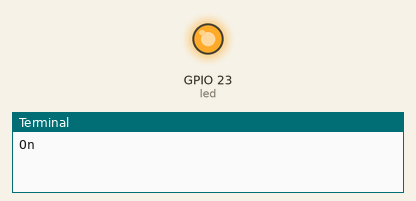
Simulated run of this program. Board: Raspberry Pi (BCM pin numbers). Shown: output pins drawn as LEDs (lit = HIGH), the last lines printed to the terminal.

Above: at 0.5 s.
At 6.0 s:
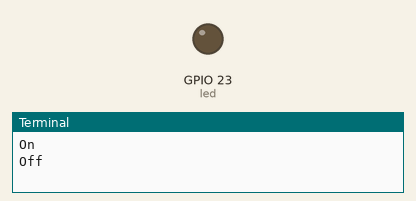
Timing chart, 0 to 14.3 s (numbered marks = the images above):
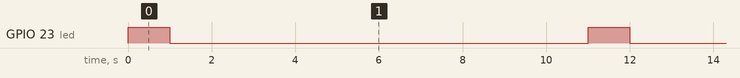

Measured:
- by itself, GPIO 23 (led): alternates HIGH for 1.0 s and LOW for 10.0 s

The program:

blink2.py
```python
from gpiozero import LED
from time import sleep

led = LED(23)

try:
    while True:
        print("On")
        led.on()
        sleep(1)
        print("Off")
        led.off()
        sleep(10)
except KeyboardInterrupt:
    print("I'm done!")
finally:
    led.off()
```
